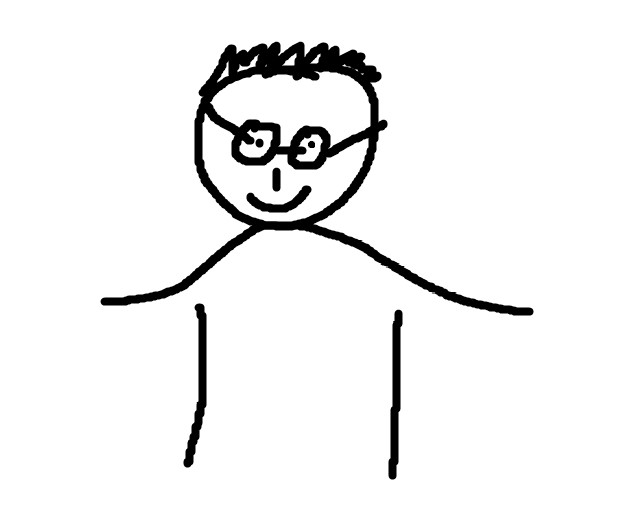
#> input picture code/ai_pipeline/images/test.jpg, 642 x 520 px
$ python simulation.py
#> lines starting #> are read from the running program, lines starting #| are printed output that depends on the picture; after the words box and inside, x2 and y2 are one past the last pixel; in counts of white or black regions, pixels touching at a corner belong together
### code/ai_pipeline/utils/les.py
import numpy as np
import tqdm
import cv2

def LoadAndResize( imgName ):
#> called with imgName = './images/test.jpg'
    org = cv2.imread( imgName, cv2.IMREAD_GRAYSCALE )
#> org is the input picture: shape (520, 642); min 0, max 255, mean 240.8
    org = cv2.resize( org, ( 768, 512 ) )
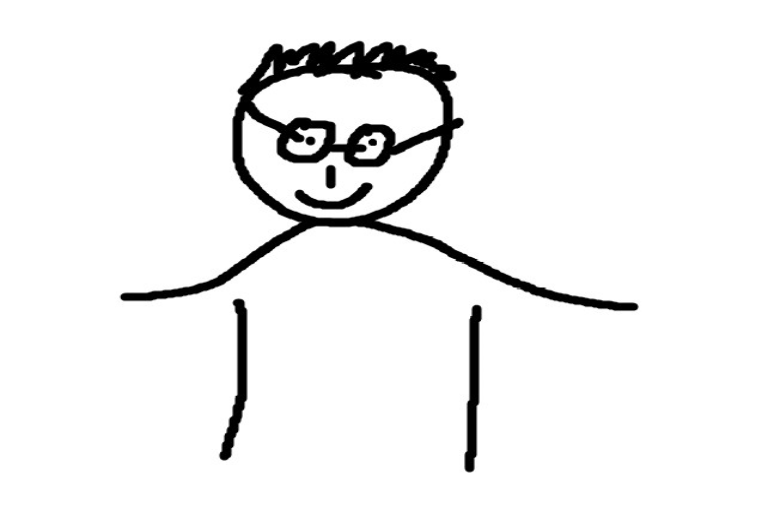
#> org: shape (512, 768); min 0, max 255, mean 240.8
    org = np.array( org ).reshape( 512, 768, 1 )
    return org

def detectLines( image : np.ndarray ) -> np.ndarray:
    return cv2.Canny( image, 10, 80 )

def difference( orgImg, genImg ) -> np.ndarray:
    diff = np.where( ( genImg <= 220 ) & ( orgImg >= 220 ), 255, 0 )
    return diff

def Recursiv( contours, currentCont ):
    if len( contours ) == 0:
        return { "dist": 0, "idx": [] }

    minReturn = np.inf
    min_contours = []
    min_cont = []

    for cont in contours:
        _contours = contours.copy()
        _contours.remove( cont )
        dist = np.sum( ( currentCont[ "endPoint"] - cont[ "startPoint" ] ) ** 2 ) ** 0.5

        if dist < minReturn:

            minReturn = dist
            min_contours = _contours
            min_cont = cont

    ret = Recursiv( min_contours, min_cont )
    indexes = [ min_cont[ "contourIdx" ] ]
    indexes += ret[ "idx" ]

    return { "dist": minReturn, "idx": indexes }

def Draw( lines, contours, penSize = 3 ):
    p2 = [ 0, 0 ]
    contourPoints = []

    output_lines = []

    for i in range( len( contours ) ):
        area = cv2.contourArea( contours[ i ] )
        startPoint = contours[ i ][ 0, 0, : ]
        endPoint = contours[ i ][ -1, 0, : ]
        contourPoints.append( { "contourIdx": i, "startPoint": startPoint, "endPoint": endPoint } )

    if len( contourPoints ) == 0:
        return lines, [], output_lines

    ret = Recursiv( contourPoints, { "idx": -1, "startPoint": np.array( [ 0, 0 ] ), "endPoint": np.array( [ 0, 0 ] ) } )

    for i in tqdm.tqdm( ret[ "idx" ] ):
        #Contour drawing
        for l in range( 1, contours[ i ].shape[ 0 ], 1 ):
            p1 = [ int( contours[ i ][ l - 1, 0, 0 ] ), int( contours[ i ][ l - 1, 0, 1 ] ) ]
            p2 = [ int( contours[ i ][ l, 0, 0 ] ), int( contours[ i ][ l, 0, 1 ] ) ]

            lines = cv2.line( lines, p1, p2, ( 0, 0, 0 ), penSize )

            output_lines.append( { "p1": p1, "p2": p2 } )

    return lines, len( ret[ "idx" ] ), output_lines

def GetPointsFromImage( orgImgName = "./images/chrisi/original/test4.png", genImgName = "./images/chrisi/merged/overloaded.png", penSize = 2 ):
    '''
    Parameters
    '''
    #Plan the path

    lines_to_draw = []

    org = LoadAndResize( orgImgName )
    gen = LoadAndResize( genImgName )
#> call 2 of LoadAndResize, with imgName = './images/output/output.png'
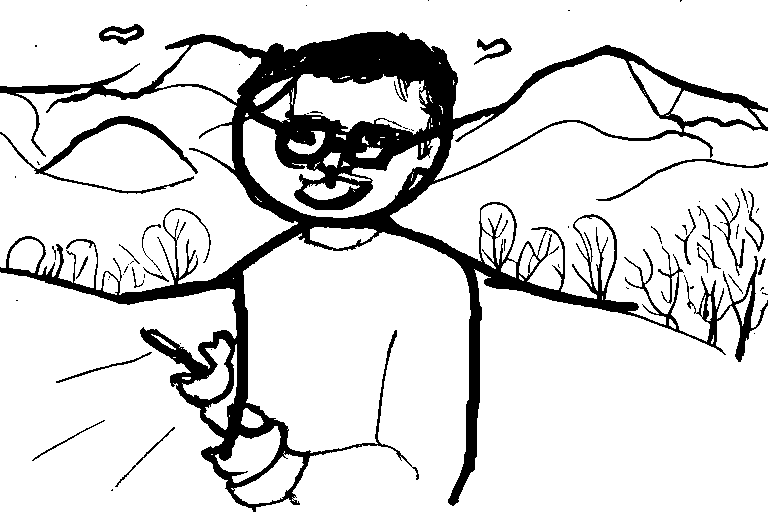
#> input picture code/ai_pipeline/images/output/output.png, 768 x 512 px
#> in LoadAndResize (call 2), `org = cv2.imread( imgName, cv2.IMREAD_GRAYSCALE )`: org: shape (512, 768); 85.2% white; 66 black regions (41 under 20 px), largest, box (x1, y1, x2, y2) and area: (0, 31, 768, 512) 53164, (0, 116, 198, 194) 1785, (596, 159, 768, 201) 475

    gesContours = []
    prevNumber = 0
    prevNumberCounter = 0
    while True:
        diff = difference( org, gen )

        lines = diff
        lines = np.array( lines ).astype( np.uint8 )
        cont,_ = cv2.findContours( lines, cv2.RETR_TREE, cv2.CHAIN_APPROX_NONE )
        for i in range( len( cont ) ):
            gesContours.append( cont[ i ] )

        lines = org

        lines = np.reshape( lines, ( 512, 768, 1 ) )
        lines = np.concatenate( [ lines, lines, lines ], axis = -1 )

        lines, c, output_lines = Draw( lines, cont, penSize = penSize )

        lines_to_draw = lines_to_draw + output_lines

        if c == prevNumber:
            prevNumberCounter += 1
        else:
            prevNumber = c

        if c == 0:
            break

        if prevNumberCounter > 5:
            break

        org = lines
        org = np.mean( org, axis = -1, keepdims = True )
#> this loop made 10 passes
#> (cont, c, prevNumber) on passes 3 to 4: (36 contours, all with area under 20, 36, 36), (35 contours, all with area under 20, 35, 35)
#> (c, prevNumber) on passes 1 to 2: (229, 229), (105, 105)
#> pass 1, in difference, `diff = np.where( ( genImg <= 220 ) & ( orgImg >= 220 ), 255, 0 )`:
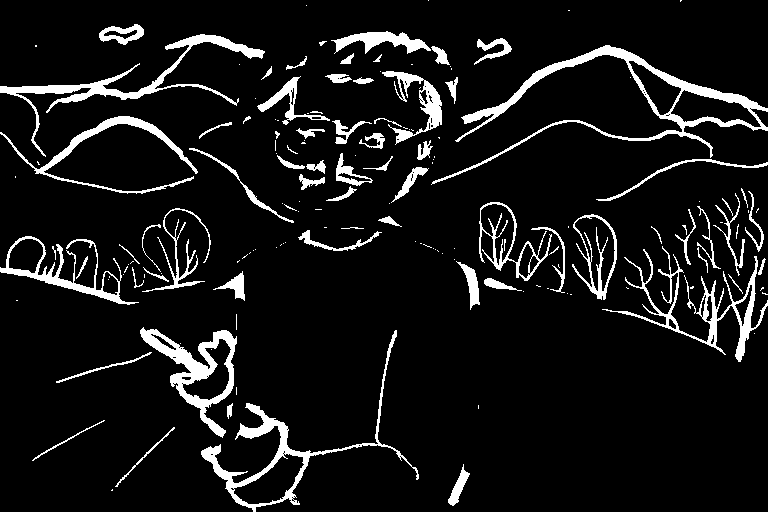
#> diff: shape (512, 768, 1) int64; 8.6% white; 161 white regions (91 under 20 px), largest, box (x1, y1, x2, y2) and area: (431, 45, 768, 185) 4578, (0, 34, 265, 157) 3008, (201, 330, 419, 512) 2979
#> pass 1, in GetPointsFromImage, `lines, c, output_lines = Draw( lines, cont, penSize = penSize )`:
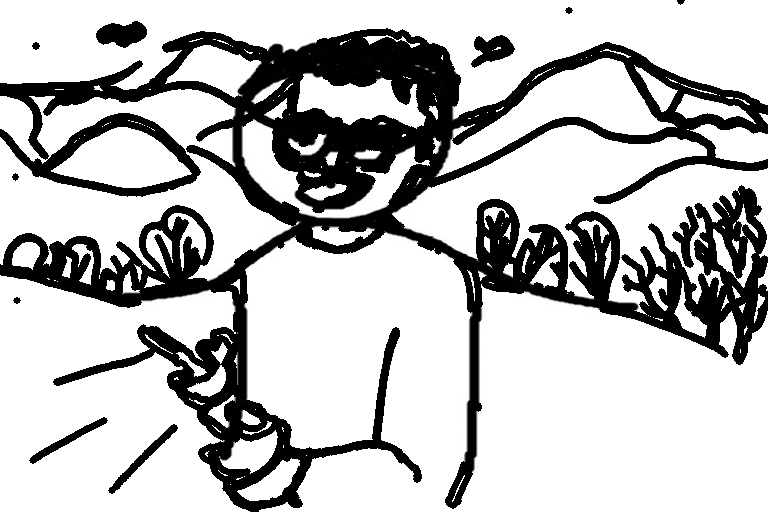
#> lines: shape (512, 768, 3); min 0, max 255, mean 189
#> after the loop, gesContours = 615 contours, 530 with area under 20; largest, box (x1, y1, x2, y2) and area: (431, 45, 768, 185) 6626, (201, 330, 419, 512) 4228, (140, 327, 237, 438) 3956, (0, 34, 265, 157) 2462, (0, 236, 139, 305) 2354; prevNumberCounter = 6

    return lines_to_draw

# [35 lines left out: functions rotMat, pointToRealWorld, linesToRealWorld, not called in this run]

# [11 lines that do not run on import are left out]

### code/ai_pipeline/simulation.py
import utils.les as les
import numpy as np
import tqdm
import cv2

points = les.GetPointsFromImage( "./images/test.jpg", "./images/output/output.png", penSize = 5 )
#> points = 18108 items


img = cv2.imread( "./images/test.jpg" )
img = cv2.resize( img, ( 768, 512 ) )

frames = []
for point in tqdm.tqdm( points ):
    img = cv2.line( img, point[ "p1" ], point[ "p2" ], ( 0, 0, 0 ), 5 )
#> (the run stopped early here; a loop or call above may not have finished)
